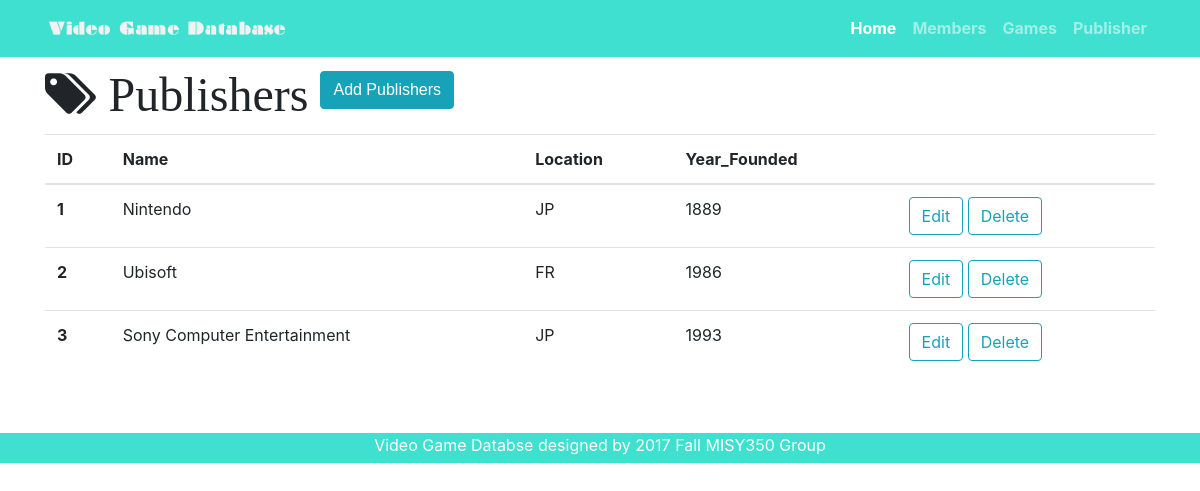
/publishers, run on the app's committed database.
### videogame.py (models this page shows)
class Publisher(db.Model):
    __tablename__ = 'publishers'
    id = db.Column(db.Integer, primary_key=True)
    name = db.Column(db.String(64))
    location = db.Column(db.CHAR(2))
    year_founded = db.Column(db.Integer)
    publisher = db.relationship('Game', backref='publisher', cascade='delete')

### videogame.py (the view)
@app.route('/publishers')
def publishers():
    publishers = Publisher.query.all()
    return render_template('publishers.html', publishers=publishers)

### templates/publishers.html (shortened to what this page needs)
{% extends "game-base.html" %}
{% block head %}
{{ super () }}
{% endblock %}
{% block page_content %}
<div class="container">
 <i class="fa fa-tags fa-3x" aria-hidden="true"> Publishers
 <a id="add" href="/publisher/add" class="btn btn-info" role="button" aria-disabled="true">Add Publishers</a>
</i> {% if publishers %}
 <table class="table mt-3">
   <thead>
     <tr>
       <th>ID</th>
       <th>Name</th>
       <th>Location</th>
       <th>Year_Founded</th>
       <th></th>
     </tr>
   </thead>
   <tbody>
     {% for publisher in publishers %}
     <tr>
       <th scope="row">{{ publisher.id }}</th>
       <td>{{ publisher.name }}</td>
       <td>{{ publisher.location }}</td>
       <td>{{ publisher.year_founded }}</td>
       <td>
         <a href="/publisher/edit/{{publisher.id}}" class="btn btn-outline-info" role="button" aria-disabled="true">Edit</a>
         <a href="/publisher/delete/{{publisher.id}}" class="btn btn-outline-info" role="button">Delete</a>
       </td>
     </tr>
     {% endfor%}
   </tbody>
 </table>
 {% else %}
 <h3>There is no publishers in the database yet.</h3> {% endif %}
</div>
{% endblock%}

### static/css/customstyle.css (style rules this page uses)
body { padding-top: 70px; }

### templates/publishers.html (style rules this page uses)
#add { left: 690px; color: white; font-family: Verdana, Helvetica, Sans-serif; }

### data on the page
Publisher: id "1", name "Nintendo", location "JP", year_founded "1889"
Publisher: id "2", name "Ubisoft", location "FR", year_founded "1986"
Publisher: id "3", name "Sony Computer Entertainment", location "JP", year_founded "1993"
